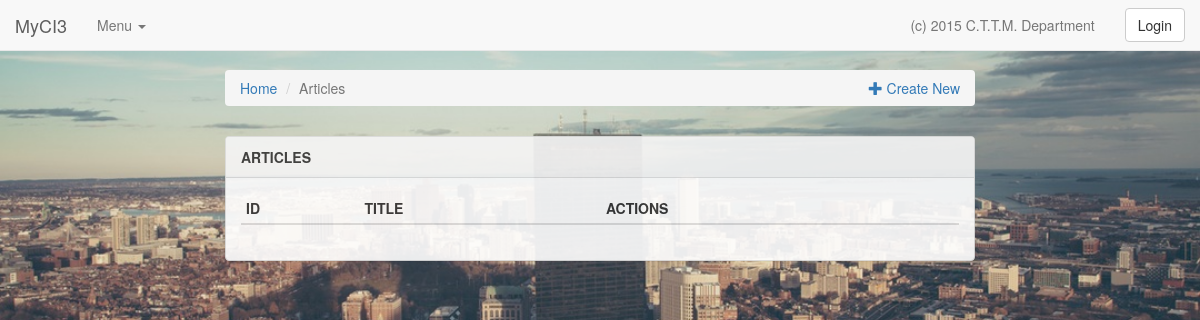
/articles, run on an earlier commit of the app's database.
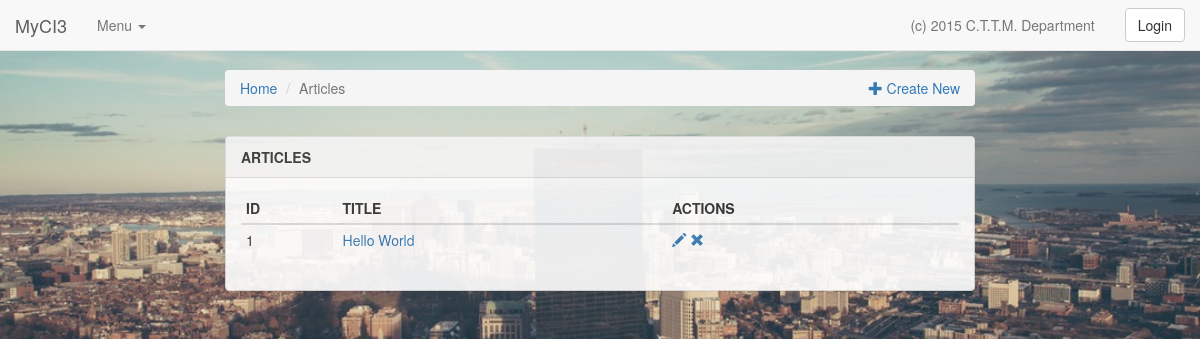
And on a later commit of the database.
### tables this page shows
CREATE TABLE IF NOT EXISTS `blog_articles` (
  `article_id` int(11) NOT NULL,
  `title` varchar(100) NOT NULL,
  `article_body` text NOT NULL
);

### application/controllers/Articles.php (called while the page is built, shortened)
<?php defined('BASEPATH') OR exit('No direct script access allowed');
class Articles extends CI_Controller {
    public function __construct()
    {
        $this->load->model('blog_model');
    }
    public function index($ar_id = NULL)
    {
        $data['query'] = $this->blog_model->get_article();
        $this->load->template('articles/index', $data);
    }
}

### index.php (called while the page is built, shortened)
<?php
require_once BASEPATH.'core/CodeIgniter.php';

### application/models/Blog_model.php (called while the page is built, shortened)
<?php defined('BASEPATH') OR exit('No direct script access allowed');
class Blog_model extends CI_Model {
    public function get_article($id = NULL)
    {
        if (isset($id)) {
            return $this->db
                    ->select('*')
                    ->where('article_id', $id)
                    ->get('blog_articles')
                    ->row_array();
        } else {
            return $this->db
                ->select('*')
                ->get('blog_articles')
                ->result();
        }
    }
}

### application/views/articles/index.php (the view)
<div class="container">
	<div class="row">
		<div class="col-md-8 col-md-offset-2">
			<ol class="breadcrumb">
				<li><a href="<?php echo $this->config->item('URL'); ?>">Home</a></li>
				<li class="active">Articles</li>
				<a class="pull-right" href="<?php echo $this->config->item('URL'); ?>">
					<i class="glyphicon glyphicon-plus"></i> Create New
				</a>
			</ol>
			<div class="panel panel-default">
				<div class="panel-heading">
					<b>ARTICLES</b>
				</div>
				<div class="panel-body">
					<table class="table table-condensed table-hover">
						<thead>
							<tr>
								<th>ID</th>
								<th>TITLE</th>
								<th>ACTIONS</th>
							</tr>
						</thead>
						<tbody>
						<?php foreach($query as $q) { ?>
							<tr class='clickable-row'>
								<td><?php echo $q->article_id; ?></td>
								<td><a href="<?php echo $this->config->item('URL'); ?>/articles/details/<?php echo $q->article_id; ?>"><?php echo $q->title; ?></a></td>
								<td>
									<a href="<?php echo $this->config->item('URL'); ?>/articles/edit/<?php echo $q->article_id; ?>"><i class="glyphicon glyphicon-pencil"></i></a>
									<a href="<?php echo $this->config->item('URL'); ?>/articles/delete/<?php echo $q->article_id; ?>"><i class="glyphicon glyphicon-remove"></i></a>
								</td>
							</tr>
						<?php } ?>
						</tbody>
					</table>
				</div>
			</div>
		</div>
	</div>
</div>

What changed in the data, as far as the page shows it:
added blog_articles: article_id "1", title "Hello World"
